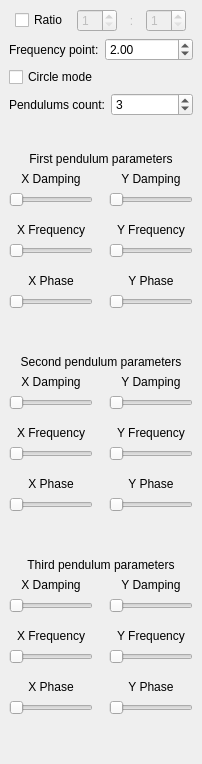
  <widget class="QDockWidget" name="parametersDockWidget">
   <property name="floating">
    <bool>false</bool>
   </property>
   <property name="features">
    <set>QDockWidget::NoDockWidgetFeatures</set>
   </property>
   <property name="windowTitle">
    <string/>
   </property>
   <attribute name="dockWidgetArea">
    <number>2</number>
   </attribute>
   <widget class="QWidget" name="dockWidgetContents_6">
    <layout class="QVBoxLayout" name="verticalLayout">
     <item>
      <layout class="QVBoxLayout" name="verticalLayout_2">
       <item>
        <layout class="QHBoxLayout" name="horizontalLayout_4">
         <item>
          <widget class="QCheckBox" name="ratioCheckBox">
           <property name="maximumSize">
            <size>
             <width>50</width>
             <height>16777215</height>
            </size>
           </property>
           <property name="text">
            <string>Ratio</string>
           </property>
          </widget>
         </item>
         <item>
          <widget class="QSpinBox" name="firstRatioValueSpinBox">
           <property name="enabled">
            <bool>false</bool>
           </property>
           <property name="maximumSize">
            <size>
             <width>40</width>
             <height>16777215</height>
            </size>
           </property>
           <property name="prefix">
            <string/>
           </property>
           <property name="minimum">
            <number>1</number>
           </property>
           <property name="maximum">
            <number>10</number>
           </property>
           <property name="value">
            <number>1</number>
           </property>
          </widget>
         </item>
         <item>
          <widget class="QLabel" name="colonLabel">
           <property name="enabled">
            <bool>false</bool>
           </property>
           <property name="maximumSize">
            <size>
             <width>5</width>
             <height>16777215</height>
            </size>
           </property>
           <property name="text">
            <string>:</string>
           </property>
           <property name="alignment">
            <set>Qt::AlignCenter</set>
           </property>
          </widget>
         </item>
         <item>
          <widget class="QSpinBox" name="secondRatioValueSpinBox">
           <property name="enabled">
            <bool>false</bool>
           </property>
           <property name="maximumSize">
            <size>
             <width>40</width>
             <height>16777215</height>
            </size>
           </property>
           <property name="minimum">
            <number>1</number>
           </property>
           <property name="maximum">
            <number>10</number>
           </property>
          </widget>
         </item>
        </layout>
       </item>
       <item>
        <layout class="QHBoxLayout" name="horizontalLayout_2">
         <item>
          <widget class="QLabel" name="label_9">
           <property name="text">
            <string>Frequency point:</string>
           </property>
          </widget>
         </item>
         <item>
          <widget class="QDoubleSpinBox" name="freqPointSpinBox">
           <property name="minimum">
            <double>0.500000000000000</double>
           </property>
           <property name="maximum">
            <double>60.000000000000000</double>
           </property>
           <property name="singleStep">
            <double>0.010000000000000</double>
           </property>
           <property name="value">
            <double>2.000000000000000</double>
           </property>
          </widget>
         </item>
        </layout>
       </item>
       <item>
        <layout class="QHBoxLayout" name="horizontalLayout">
         <item>
          <widget class="QCheckBox" name="circleCheckBox">
           <property name="text">
            <string>Circle mode</string>
           </property>
          </widget>
         </item>
        </layout>
       </item>
       <item>
        <layout class="QHBoxLayout" name="horizontalLayout_3">
         <item>
          <widget class="QLabel" name="label_7">
           <property name="text">
            <string>Pendulums count:</string>
           </property>
          </widget>
         </item>
         <item>
          <widget class="QSpinBox" name="numOfPendulumsSpinBox">
           <property name="minimum">
            <number>1</number>
           </property>
           <property name="maximum">
            <number>4</number>
           </property>
           <property name="value">
            <number>3</number>
           </property>
          </widget>
         </item>
        </layout>
       </item>
      </layout>
     </item>
     <item>
      <spacer name="verticalSpacer_20">
       <property name="orientation">
        <enum>Qt::Vertical</enum>
       </property>
       <property name="sizeType">
        <enum>QSizePolicy::Fixed</enum>
       </property>
       <property name="sizeHint" stdset="0">
        <size>
         <width>20</width>
         <height>30</height>
        </size>
       </property>
      </spacer>
     </item>
     <item>
      <widget class="QLabel" name="label_18">
       <property name="maximumSize">
        <size>
         <width>16777215</width>
         <height>20</height>
        </size>
       </property>
       <property name="text">
        <string>First pendulum parameters</string>
       </property>
       <property name="alignment">
        <set>Qt::AlignCenter</set>
       </property>
      </widget>
     </item>
     <item>
      <layout class="QHBoxLayout" name="firstPendulumParams">
       <item>
        <layout class="QVBoxLayout" name="firstX">
         <item>
          <widget class="QLabel" name="label_2">
           <property name="maximumSize">
            <size>
             <width>16777215</width>
             <height>20</height>
            </size>
           </property>
           <property name="text">
            <string>X Damping</string>
           </property>
           <property name="alignment">
            <set>Qt::AlignCenter</set>
           </property>
          </widget>
         </item>
         <item>
          <widget class="QSlider" name="firstXDamping">
           <property name="inputMethodHints">
            <set>Qt::ImhNone</set>
           </property>
           <property name="minimum">
            <number>0</number>
           </property>
           <property name="maximum">
            <number>150</number>
           </property>
           <property name="pageStep">
            <number>1</number>
           </property>
           <property name="value">
            <number>0</number>
           </property>
           <property name="orientation">
            <enum>Qt::Horizontal</enum>
           </property>
          </widget>
         </item>
         <item>
          <spacer name="verticalSpacer_6">
           <property name="orientation">
            <enum>Qt::Vertical</enum>
           </property>
           <property name="sizeType">
            <enum>QSizePolicy::Fixed</enum>
           </property>
           <property name="sizeHint" stdset="0">
            <size>
             <width>20</width>
             <height>10</height>
            </size>
           </property>
          </spacer>
         </item>
         <item>
          <widget class="QLabel" name="label">
           <property name="maximumSize">
            <size>
             <width>16777215</width>
             <height>20</height>
            </size>
           </property>
           <property name="text">
            <string>X Frequency</string>
           </property>
           <property name="alignment">
            <set>Qt::AlignCenter</set>
           </property>
          </widget>
         </item>
         <item>
          <widget class="QSlider" name="firstXFreq">
           <property name="maximum">
            <number>150</number>
           </property>
           <property name="pageStep">
            <number>1</number>
           </property>
           <property name="orientation">
            <enum>Qt::Horizontal</enum>
           </property>
          </widget>
         </item>
         <item>
          <spacer name="verticalSpacer_7">
           <property name="orientation">
            <enum>Qt::Vertical</enum>
           </property>
           <property name="sizeType">
            <enum>QSizePolicy::Fixed</enum>
           </property>
           <property name="sizeHint" stdset="0">
            <size>
             <width>20</width>
             <height>10</height>
            </size>
           </property>
          </spacer>
         </item>
         <item>
          <widget class="QLabel" name="label_5">
           <property name="maximumSize">
            <size>
             <width>16777215</width>
             <height>20</height>
            </size>
           </property>
           <property name="text">
            <string>X Phase</string>
           </property>
           <property name="alignment">
            <set>Qt::AlignCenter</set>
           </property>
          </widget>
         </item>
         <item>
          <widget class="QSlider" name="firstXPhase">
           <property name="minimum">
            <number>0</number>
           </property>
           <property name="maximum">
            <number>150</number>
           </property>
           <property name="pageStep">
            <number>1</number>
           </property>
           <property name="orientation">
            <enum>Qt::Horizontal</enum>
           </property>
          </widget>
         </item>
        </layout>
       </item>
       <item>
        <spacer name="horizontalSpacer_3">
         <property name="orientation">
          <enum>Qt::Horizontal</enum>
         </property>
         <property name="sizeType">
          <enum>QSizePolicy::Fixed</enum>
         </property>
         <property name="sizeHint" stdset="0">
          <size>
           <width>10</width>
           <height>20</height>
          </size>
         </property>
        </spacer>
       </item>
       <item>
        <layout class="QVBoxLayout" name="firstY">
         <item>
          <widget class="QLabel" name="label_23">
           <property name="maximumSize">
            <size>
             <width>16777215</width>
             <height>20</height>
            </size>
           </property>
           <property name="text">
            <string>Y Damping</string>
           </property>
           <property name="alignment">
            <set>Qt::AlignCenter</set>
           </property>
          </widget>
         </item>
         <item>
          <widget class="QSlider" name="firstYDamping">
           <property name="maximum">
            <number>150</number>
           </property>
           <property name="pageStep">
            <number>1</number>
           </property>
           <property name="orientation">
            <enum>Qt::Horizontal</enum>
           </property>
          </widget>
         </item>
         <item>
          <spacer name="verticalSpacer_8">
           <property name="orientation">
            <enum>Qt::Vertical</enum>
           </property>
           <property name="sizeType">
            <enum>QSizePolicy::Fixed</enum>
           </property>
           <property name="sizeHint" stdset="0">
            <size>
             <width>20</width>
             <height>10</height>
            </size>
           </property>
          </spacer>
         </item>
         <item>
          <widget class="QLabel" name="label_3">
           <property name="maximumSize">
            <size>
             <width>16777215</width>
             <height>20</height>
            </size>
           </property>
           <property name="text">
            <string>Y Frequency</string>
           </property>
           <property name="alignment">
            <set>Qt::AlignCenter</set>
           </property>
          </widget>
         </item>
         <item>
          <widget class="QSlider" name="firstYFreq">
           <property name="maximum">
            <number>150</number>
           </property>
           <property name="pageStep">
            <number>1</number>
           </property>
           <property name="orientation">
            <enum>Qt::Horizontal</enum>
           </property>
          </widget>
         </item>
         <item>
          <spacer name="verticalSpacer_9">
           <property name="orientation">
            <enum>Qt::Vertical</enum>
           </property>
           <property name="sizeType">
            <enum>QSizePolicy::Fixed</enum>
           </property>
           <property name="sizeHint" stdset="0">
            <size>
             <width>20</width>
             <height>10</height>
            </size>
           </property>
          </spacer>
         </item>
         <item>
          <widget class="QLabel" name="label_4">
           <property name="maximumSize">
            <size>
             <width>16777215</width>
             <height>20</height>
            </size>
           </property>
           <property name="text">
            <string>Y Phase</string>
           </property>
           <property name="alignment">
            <set>Qt::AlignCenter</set>
           </property>
          </widget>
         </item>
         <item>
          <widget class="QSlider" name="firstYPhase">
           <property name="maximum">
            <number>150</number>
           </property>
           <property name="pageStep">
            <number>1</number>
           </property>
           <property name="orientation">
            <enum>Qt::Horizontal</enum>
           </property>
          </widget>
         </item>
        </layout>
       </item>
      </layout>
     </item>
     <item>
      <spacer name="verticalSpacer_4">
       <property name="orientation">
        <enum>Qt::Vertical</enum>
       </property>
       <property name="sizeType">
        <enum>QSizePolicy::Fixed</enum>
       </property>
       <property name="sizeHint" stdset="0">
        <size>
         <width>20</width>
         <height>40</height>
        </size>
       </property>
      </spacer>
     </item>
     <item>
      <widget class="QLabel" name="secondParamLabel">
       <property name="maximumSize">
        <size>
         <width>16777215</width>
         <height>20</height>
        </size>
       </property>
       <property name="text">
        <string>Second pendulum parameters</string>
       </property>
       <property name="alignment">
        <set>Qt::AlignCenter</set>
       </property>
      </widget>
     </item>
     <item>
      <layout class="QHBoxLayout" name="secondPendulumParams">
       <item>
        <layout class="QVBoxLayout" name="secondX">
         <item>
          <widget class="QLabel" name="secondXDampLabel">
           <property name="text">
            <string>X Damping</string>
           </property>
           <property name="alignment">
            <set>Qt::AlignCenter</set>
           </property>
          </widget>
         </item>
         <item>
          <widget class="QSlider" name="secondXDamping">
           <property name="maximum">
            <number>150</number>
           </property>
           <property name="pageStep">
            <number>1</number>
           </property>
           <property name="orientation">
            <enum>Qt::Horizontal</enum>
           </property>
          </widget>
         </item>
         <item>
          <spacer name="verticalSpacer_10">
           <property name="orientation">
            <enum>Qt::Vertical</enum>
           </property>
           <property name="sizeType">
            <enum>QSizePolicy::Fixed</enum>
           </property>
           <property name="sizeHint" stdset="0">
            <size>
             <width>20</width>
             <height>10</height>
            </size>
           </property>
          </spacer>
         </item>
         <item>
          <widget class="QLabel" name="secondXFreqLabel">
           <property name="text">
            <string>X Frequency</string>
           </property>
           <property name="alignment">
            <set>Qt::AlignCenter</set>
           </property>
          </widget>
         </item>
         <item>
          <widget class="QSlider" name="secondXFrequency">
           <property name="maximum">
            <number>150</number>
           </property>
           <property name="pageStep">
            <number>1</number>
           </property>
           <property name="orientation">
            <enum>Qt::Horizontal</enum>
           </property>
          </widget>
         </item>
         <item>
          <spacer name="verticalSpacer_11">
           <property name="orientation">
            <enum>Qt::Vertical</enum>
           </property>
           <property name="sizeType">
            <enum>QSizePolicy::Fixed</enum>
           </property>
           <property name="sizeHint" stdset="0">
            <size>
             <width>20</width>
             <height>10</height>
            </size>
           </property>
          </spacer>
         </item>
         <item>
          <widget class="QLabel" name="secondXPhaseLabel">
           <property name="text">
            <string>X Phase</string>
           </property>
           <property name="alignment">
            <set>Qt::AlignCenter</set>
           </property>
          </widget>
         </item>
         <item>
          <widget class="QSlider" name="secondXPhase">
           <property name="maximum">
            <number>150</number>
           </property>
           <property name="pageStep">
            <number>1</number>
           </property>
           <property name="orientation">
            <enum>Qt::Horizontal</enum>
           </property>
          </widget>
         </item>
        </layout>
       </item>
       <item>
        <spacer name="horizontalSpacer_4">
         <property name="orientation">
          <enum>Qt::Horizontal</enum>
         </property>
         <property name="sizeType">
          <enum>QSizePolicy::Fixed</enum>
         </property>
         <property name="sizeHint" stdset="0">
          <size>
           <width>10</width>
           <height>20</height>
          </size>
         </property>
        </spacer>
       </item>
       <item>
        <layout class="QVBoxLayout" name="secondY">
         <item>
          <widget class="QLabel" name="secondYDampLabel">
           <property name="text">
            <string>Y Damping</string>
           </property>
           <property name="alignment">
            <set>Qt::AlignCenter</set>
           </property>
          </widget>
         </item>
         <item>
          <widget class="QSlider" name="secondYDamping">
           <property name="maximum">
            <number>150</number>
           </property>
           <property name="pageStep">
            <number>1</number>
           </property>
           <property name="orientation">
            <enum>Qt::Horizontal</enum>
           </property>
          </widget>
         </item>
         <item>
          <spacer name="verticalSpacer_13">
           <property name="orientation">
            <enum>Qt::Vertical</enum>
           </property>
           <property name="sizeType">
            <enum>QSizePolicy::Fixed</enum>
           </property>
           <property name="sizeHint" stdset="0">
            <size>
             <width>20</width>
             <height>10</height>
            </size>
           </property>
          </spacer>
         </item>
         <item>
          <widget class="QLabel" name="secondYFreqLabel">
           <property name="text">
            <string>Y Frequency</string>
           </property>
           <property name="alignment">
            <set>Qt::AlignCenter</set>
           </property>
          </widget>
         </item>
         <item>
          <widget class="QSlider" name="secondyFrequency">
           <property name="maximum">
            <number>150</number>
           </property>
           <property name="pageStep">
            <number>1</number>
           </property>
           <property name="orientation">
            <enum>Qt::Horizontal</enum>
           </property>
          </widget>
         </item>
         <item>
          <spacer name="verticalSpacer_12">
           <property name="orientation">
            <enum>Qt::Vertical</enum>
           </property>
           <property name="sizeType">
            <enum>QSizePolicy::Fixed</enum>
           </property>
           <property name="sizeHint" stdset="0">
            <size>
             <width>20</width>
             <height>10</height>
            </size>
           </property>
          </spacer>
         </item>
         <item>
          <widget class="QLabel" name="secondYPhaseLabel">
           <property name="text">
            <string>Y Phase</string>
           </property>
           <property name="alignment">
            <set>Qt::AlignCenter</set>
           </property>
          </widget>
         </item>
         <item>
          <widget class="QSlider" name="secondYPhase">
           <property name="maximum">
            <number>150</number>
           </property>
           <property name="pageStep">
            <number>1</number>
           </property>
           <property name="orientation">
            <enum>Qt::Horizontal</enum>
           </property>
          </widget>
         </item>
        </layout>
       </item>
      </layout>
     </item>
     <item>
      <spacer name="verticalSpacer_3">
       <property name="orientation">
        <enum>Qt::Vertical</enum>
       </property>
       <property name="sizeType">
        <enum>QSizePolicy::Fixed</enum>
       </property>
       <property name="sizeHint" stdset="0">
        <size>
         <width>20</width>
         <height>40</height>
        </size>
       </property>
      </spacer>
     </item>
     <item>
      <widget class="QLabel" name="thirdParamLabel">
       <property name="maximumSize">
        <size>
         <width>16777215</width>
         <height>20</height>
        </size>
       </property>
       <property name="text">
        <string>Third pendulum parameters</string>
       </property>
       <property name="alignment">
        <set>Qt::AlignCenter</set>
       </property>
      </widget>
     </item>
     <item>
      <layout class="QHBoxLayout" name="thirdPendulumParams">
       <item>
        <layout class="QVBoxLayout" name="thirdX">
         <item>
          <widget class="QLabel" name="thirdXDampLabel">
           <property name="text">
            <string>X Damping</string>
           </property>
           <property name="alignment">
            <set>Qt::AlignCenter</set>
           </property>
          </widget>
         </item>
         <item>
          <widget class="QSlider" name="thridXDamping">
           <property name="maximum">
            <number>150</number>
           </property>
           <property name="pageStep">
            <number>1</number>
           </property>
           <property name="orientation">
            <enum>Qt::Horizontal</enum>
           </property>
          </widget>
         </item>
         <item>
          <spacer name="verticalSpacer_14">
           <property name="orientation">
            <enum>Qt::Vertical</enum>
           </property>
           <property name="sizeType">
            <enum>QSizePolicy::Fixed</enum>
           </property>
           <property name="sizeHint" stdset="0">
            <size>
             <width>20</width>
             <height>10</height>
            </size>
           </property>
          </spacer>
         </item>
         <item>
          <widget class="QLabel" name="thirdXFreqLabel">
           <property name="text">
            <string>X Frequency</string>
           </property>
           <property name="alignment">
            <set>Qt::AlignCenter</set>
           </property>
          </widget>
         </item>
         <item>
          <widget class="QSlider" name="thirdXFrequency">
           <property name="maximum">
            <number>150</number>
           </property>
           <property name="pageStep">
            <number>1</number>
           </property>
           <property name="orientation">
            <enum>Qt::Horizontal</enum>
           </property>
          </widget>
         </item>
         <item>
          <spacer name="verticalSpacer_15">
           <property name="orientation">
            <enum>Qt::Vertical</enum>
           </property>
           <property name="sizeType">
            <enum>QSizePolicy::Fixed</enum>
           </property>
           <property name="sizeHint" stdset="0">
            <size>
             <width>20</width>
             <height>10</height>
            </size>
           </property>
          </spacer>
         </item>
         <item>
          <widget class="QLabel" name="thirdXPhaseLabel">
           <property name="text">
            <string>X Phase</string>
           </property>
           <property name="alignment">
            <set>Qt::AlignCenter</set>
           </property>
          </widget>
         </item>
         <item>
          <widget class="QSlider" name="thirdXPhase">
           <property name="maximum">
            <number>150</number>
           </property>
           <property name="pageStep">
            <number>1</number>
           </property>
           <property name="orientation">
            <enum>Qt::Horizontal</enum>
           </property>
          </widget>
         </item>
        </layout>
       </item>
       <item>
        <spacer name="horizontalSpacer_5">
         <property name="orientation">
          <enum>Qt::Horizontal</enum>
         </property>
         <property name="sizeType">
          <enum>QSizePolicy::Fixed</enum>
         </property>
         <property name="sizeHint" stdset="0">
          <size>
           <width>10</width>
           <height>20</height>
          </size>
         </property>
        </spacer>
       </item>
       <item>
        <layout class="QVBoxLayout" name="thridY">
         <item>
          <widget class="QLabel" name="thirdYDampLabel">
           <property name="text">
            <string>Y Damping</string>
           </property>
           <property name="alignment">
            <set>Qt::AlignCenter</set>
           </property>
          </widget>
         </item>
         <item>
          <widget class="QSlider" name="thirdYDamping">
           <property name="maximum">
            <number>150</number>
           </property>
           <property name="pageStep">
            <number>1</number>
           </property>
           <property name="orientation">
            <enum>Qt::Horizontal</enum>
           </property>
          </widget>
         </item>
         <item>
          <spacer name="verticalSpacer_16">
           <property name="orientation">
            <enum>Qt::Vertical</enum>
           </property>
           <property name="sizeType">
            <enum>QSizePolicy::Fixed</enum>
           </property>
           <property name="sizeHint" stdset="0">
            <size>
             <width>20</width>
             <height>10</height>
            </size>
           </property>
          </spacer>
         </item>
         <item>
          <widget class="QLabel" name="thirdYFreqLabel">
           <property name="text">
            <string>Y Frequency</string>
           </property>
           <property name="alignment">
            <set>Qt::AlignCenter</set>
           </property>
          </widget>
         </item>
         <item>
          <widget class="QSlider" name="thirdYFrequency">
           <property name="maximum">
            <number>150</number>
           </property>
           <property name="pageStep">
            <number>1</number>
           </property>
           <property name="orientation">
            <enum>Qt::Horizontal</enum>
           </property>
          </widget>
         </item>
         <item>
          <spacer name="verticalSpacer_17">
           <property name="orientation">
            <enum>Qt::Vertical</enum>
           </property>
           <property name="sizeType">
            <enum>QSizePolicy::Fixed</enum>
           </property>
           <property name="sizeHint" stdset="0">
            <size>
             <width>20</width>
             <height>10</height>
            </size>
           </property>
          </spacer>
         </item>
         <item>
          <widget class="QLabel" name="thirdYPhaseLabel">
           <property name="text">
            <string>Y Phase</string>
           </property>
           <property name="alignment">
            <set>Qt::AlignCenter</set>
           </property>
          </widget>
         </item>
         <item>
          <widget class="QSlider" name="thirdYPhase">
           <property name="maximum">
            <number>150</number>
           </property>
           <property name="pageStep">
            <number>1</number>
           </property>
           <property name="orientation">
            <enum>Qt::Horizontal</enum>
           </property>
          </widget>
         </item>
        </layout>
       </item>
      </layout>
     </item>
     <item>
      <spacer name="verticalSpacer_5">
       <property name="orientation">
        <enum>Qt::Vertical</enum>
       </property>
       <property name="sizeHint" stdset="0">
        <size>
         <width>20</width>
         <height>40</height>
        </size>
       </property>
      </spacer>
     </item>
    </layout>
   </widget>
  </widget>
